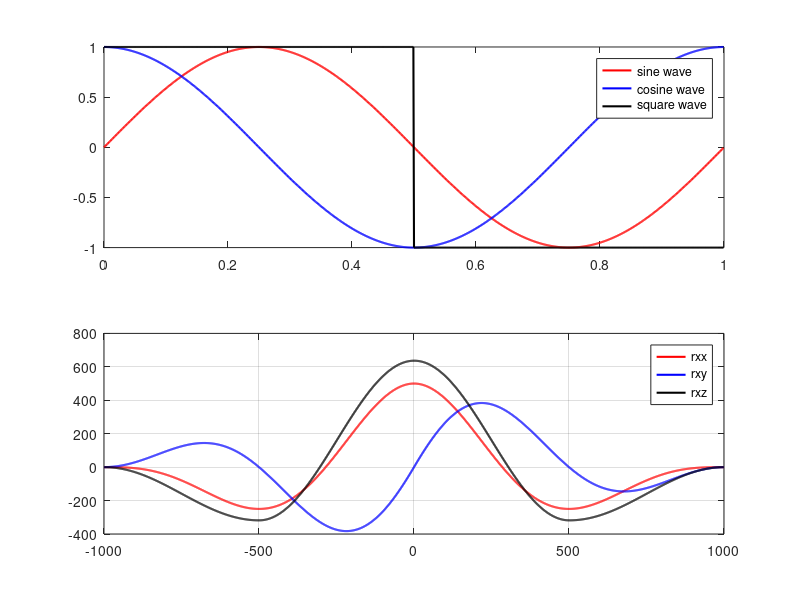

This figure's MATLAB source:
clc; close all;

N=1000;             % number of points
fs=1000;            % sampling frequency
t=(0:N-1)/fs;       % time vector
f=1;
x=sin(2*pi*f*t);    % 1 Hz sine wave
y=cos(2*pi*f*t);    % 1 Hz cosine wave
z=[ones(1,N/2),-ones(1,N/2)];  % 1 Hz square wave
[rxx,lag1]=xcorr(x,x);
[rxy,lag2]=xcorr(x,y);
[rxz,lag3]=xcorr(x,z);

subplot(211)
plot(t,x,'r', 'LineWidth',1.5);
hold on
plot(t,y,'b', 'LineWidth',1.5);
plot(t,z,'k', 'LineWidth',1.5);
legend('sine wave','cosine wave','square wave');
hold off

subplot(212)
plot(lag1,rxx, 'r', 'LineWidth',1.5);
hold on;
plot(lag2,rxy, 'b', 'LineWidth',1.5);
plot(lag3,rxz, 'k', 'LineWidth',1.5);
grid
hold off
legend('rxx','rxy','rxz');
